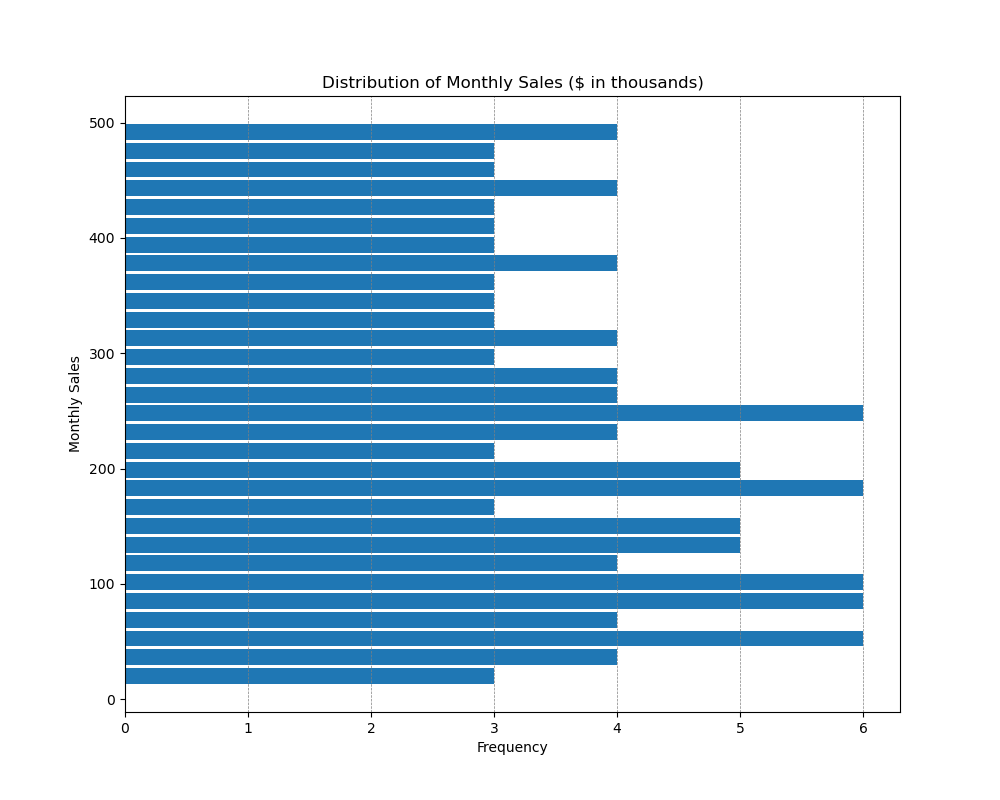

The script that drew this image:

import matplotlib.pyplot as plt

# Data
values = [
    12, 20, 25, 30, 35, 40, 42, 45, 48, 50, 52, 55, 60, 62, 65, 70, 75, 80, 82, 85,
    87, 90, 92, 95, 97, 100, 102, 105, 107, 110, 115, 120, 125, 130, 132, 135, 137, 
    140, 145, 150, 152, 155, 157, 160, 165, 170, 175, 180, 182, 185, 187, 190, 195, 
    200, 203, 205, 207, 210, 215, 220, 225, 227, 230, 235, 240, 242, 245, 248, 250, 
    255, 260, 265, 270, 272, 275, 277, 280, 285, 290, 295, 300, 305, 310, 315, 320, 
    325, 330, 335, 340, 345, 350, 355, 360, 365, 370, 375, 380, 385, 390, 395, 400, 
    405, 410, 415, 420, 425, 430, 435, 440, 445, 450, 455, 460, 465, 470, 475, 480, 
    485, 490, 495, 500
]

# Create histogram
plt.figure(figsize=(10, 8))
plt.hist(values, bins=30, color='#1f77b4', orientation='horizontal', rwidth=0.85)

# Customize chart
plt.title('Distribution of Monthly Sales ($ in thousands)')
plt.xlabel('Frequency')
plt.ylabel('Monthly Sales')
plt.grid(axis='x', color='gray', linestyle='--', linewidth=0.5)

plt.show()
